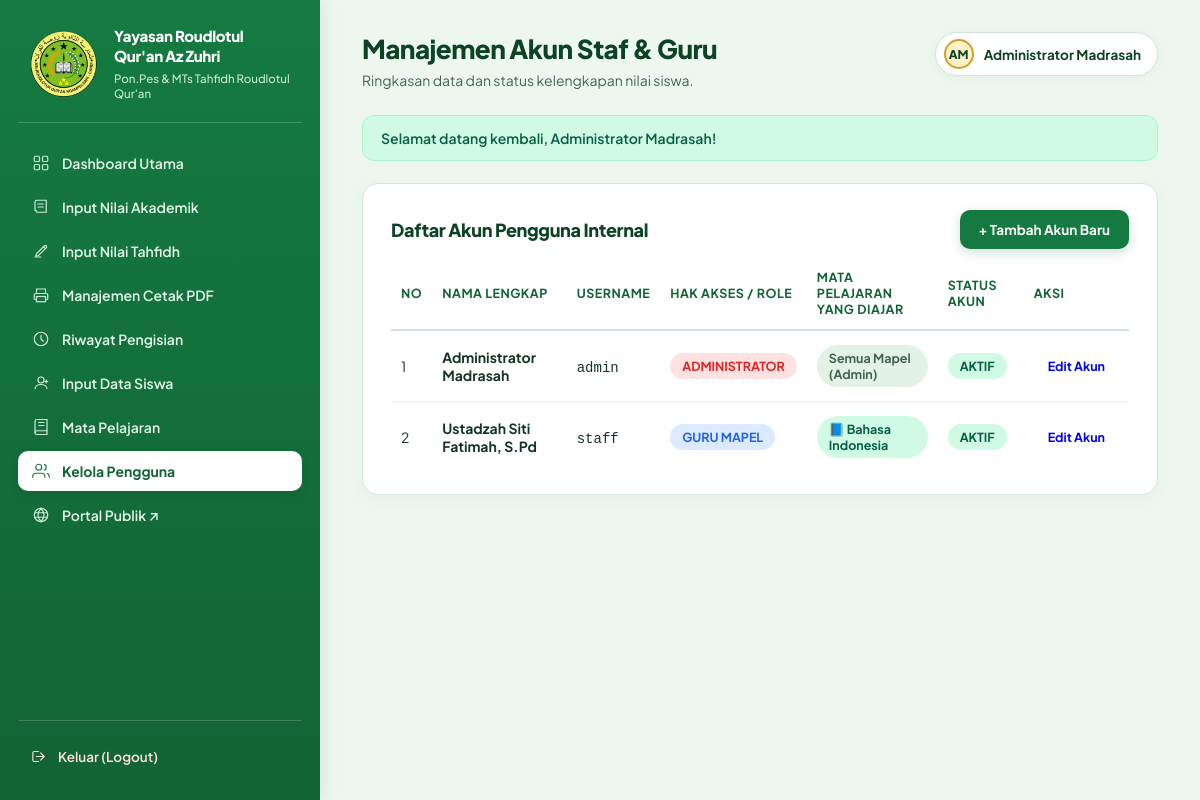
Page /staff/users/index.php (signed in) on the committed database.
### tables this page shows
CREATE TABLE IF NOT EXISTS `users` (
    `id` INT UNSIGNED AUTO_INCREMENT PRIMARY KEY,
    `username` VARCHAR(50) NOT NULL UNIQUE,
    `password_hash` VARCHAR(255) NOT NULL,
    `nama_lengkap` VARCHAR(100) NOT NULL,
    `role` ENUM('admin', 'staff', 'guru_tahfidh', 'wali_kelas') NOT NULL DEFAULT 'staff',
    `mata_pelajaran` VARCHAR(100) NULL,
    `kelas_wali` VARCHAR(30) NULL,
    `is_active` TINYINT(1) NOT NULL DEFAULT 1,
    `created_at` TIMESTAMP NOT NULL DEFAULT CURRENT_TIMESTAMP
);

### includes/fungsi.php (called while the page is built, shortened)
<?php
function e(?string $value): string
{
    return htmlspecialchars($value ?? '', ENT_QUOTES, 'UTF-8');
}
function base_url(string $path = ''): string
{
    static $baseUrl = null;
    if ($baseUrl === null) {
        $docRoot = $_SERVER['DOCUMENT_ROOT'] ?? '';
        $rootDir = str_replace('\\', '/', realpath(__DIR__ . '/..') ?: '');
        $docRootDir = str_replace('\\', '/', realpath($docRoot) ?: '');
        if ($rootDir !== '' && $docRootDir !== '' && str_starts_with($rootDir, $docRootDir)) {
            $subPath = substr($rootDir, strlen($docRootDir));
            $baseUrl = rtrim($subPath, '/');
        } else {
            $baseUrl = '';
        }
    }
    $cleanPath = '/' . ltrim($path, '/');
    return ($path === '' || $path === '/') ? ($baseUrl ?: '/') : ($baseUrl . $cleanPath);
}
function get_flash(): ?array
{
    if (!empty($_SESSION['_flash'])) {
        $flash = $_SESSION['_flash'];
        return $flash;
    }
    return null;
}

### includes/auth.php (called while the page is built, shortened)
<?php
require_once __DIR__ . '/fungsi.php';
function current_user(): ?array
{
    return $_SESSION['user'] ?? null;
}

### staff/users/index.php (the view, shortened to what this page needs)
<?php
require_once __DIR__ . '/../../config/koneksi.php';
require_once __DIR__ . '/../../includes/fungsi.php';
require_once __DIR__ . '/../../includes/auth.php';
$contentTitle = 'Manajemen Akun Staf & Guru';
$stmt = $pdo->query("SELECT id, username, nama_lengkap, role, mata_pelajaran, kelas_wali, is_active, created_at FROM users ORDER BY role ASC, nama_lengkap ASC");
$users = $stmt->fetchAll();
require_once __DIR__ . '/../../includes/header.php';
?>
<div class="data-section">
    <div class="data-header">
        <h2>Daftar Akun Pengguna Internal</h2>
        <a href="<?= e(base_url('/staff/users/tambah.php')) ?>" class="btn btn-add">+ Tambah Akun Baru</a>
    </div>
    <div class="table-responsive">
        <table>
            <thead>
                <tr>
                    <th>No</th>
                    <th>Nama Lengkap</th>
                    <th>Username</th>
                    <th>Hak Akses / Role</th>
                    <th>Mata Pelajaran yang Diajar</th>
                    <th>Status Akun</th>
                    <th>Aksi</th>
                </tr>
            </thead>
            <tbody>
                <?php $no = 1; foreach ($users as $u): ?>
                    <tr>
                        <td><?= $no++ ?></td>
                        <td><strong><?= e($u['nama_lengkap']) ?></strong></td>
                        <td><code><?= e($u['username']) ?></code></td>
                        <td>
                            <?php if ($u['role'] === 'admin'): ?>
                                <span class="badge badge-danger">ADMINISTRATOR</span>
                            <?php elseif ($u['role'] === 'guru_tahfidh'): ?>
                                <span class="badge badge-success">GURU TAHFIDH</span>
                            <?php elseif ($u['role'] === 'wali_kelas'): ?>
                                <span class="badge badge-primary">WALI KELAS</span>
                            <?php else: ?>
                                <span class="badge badge-info">GURU MAPEL</span>
                            <?php endif; ?>
                        </td>
                        <td>
                            <?php if (!empty($u['mata_pelajaran'])): ?>
                                <span class="badge badge-success">📘 <?= e($u['mata_pelajaran']) ?></span>
                            <?php elseif ($u['role'] === 'admin'): ?>
                                <span class="badge badge-secondary">Semua Mapel (Admin)</span>
                            <?php elseif ($u['role'] === 'wali_kelas'): ?>
                                <span class="badge badge-primary">Kelas <?= e($u['kelas_wali'] ?? '-') ?></span>
                            <?php else: ?>
                                <span class="badge badge-warning">Belum Diatur</span>
                            <?php endif; ?>
                        </td>
                        <td>
                            <?php if ((int)$u['is_active'] === 1): ?>
                                <span class="badge badge-success">AKTIF</span>
                            <?php else: ?>
                                <span class="badge badge-danger">NONAKTIF</span>
                            <?php endif; ?>
                        </td>
                        <td>
                            <a href="<?= e(base_url('/staff/users/edit.php?id=' . (int)$u['id'])) ?>" class="action-btn btn-edit">Edit Akun</a>
                        </td>
                    </tr>
                <?php endforeach; ?>
            </tbody>
        </table>
    </div>
</div>
<?php require_once __DIR__ . '/../../includes/footer.php'; ?>

### includes/header.php (shortened to what this page needs)
<?php
require_once __DIR__ . '/fungsi.php';
require_once __DIR__ . '/auth.php';
$pageTitle = $pageTitle ?? 'Portal Staf - MTs Roudlotul Qur\'an';
$contentTitle = $contentTitle ?? $pageTitle;
$contentSubtitle = $contentSubtitle ?? 'Ringkasan data dan status kelengkapan nilai siswa.';
$user = current_user();
$nameWords = preg_split('/\s+/', trim($user['nama_lengkap'] ?? $user['username'] ?? 'Staf')) ?: ['S'];
$avatarInitials = '';
if (count($nameWords) >= 2) {
    $avatarInitials = strtoupper(mb_substr($nameWords[0], 0, 1) . mb_substr($nameWords[1], 0, 1));
} else {
    $avatarInitials = strtoupper(mb_substr($nameWords[0], 0, 2));
}
?>
<!DOCTYPE html>
<html lang="id">
<head>
    <link rel="stylesheet" href="<?= e(base_url('/assets/css/desainstaff.css?v=9')) ?>">
</head>
<body>
<div class="shell">
    <?php require_once __DIR__ . '/sidebar.php'; ?>
    <main class="main">
        <div class="topbar">
            <div>
                <h1><?= e($contentTitle) ?></h1>
                <p><?= e($contentSubtitle) ?></p>
            </div>
            <?php if ($user): ?>
                <div class="staff-pill">
                    <span class="avatar"><?= e($avatarInitials) ?></span>
                    <span><?= e($user['nama_lengkap'] ?? $user['username']) ?></span>
                </div>
            <?php endif; ?>
        </div>
        <?php
        $flash = get_flash();
        if ($flash):
        ?>
            <div class="alert alert-<?= e($flash['type']) ?>" id="flashAlert">
                <span><?= e($flash['message']) ?></span>
            </div>
        <?php endif; ?>

### assets/css/desainstaff.css (style rules this page uses)
:root { --green-900: #0C4325; --green-800: #126336; --green-700: #157A42; --green-600: #1E8E4F; --green-500: #27AE60; --gold-500: #D99B26; --gold-400: #EAB308; --gold-100: #FEF3C7; --gold-50: #FFFBEB; --paper: #EDF7F0; --card: #FFFFFF; --ink: #143523; --ink-soft: #456251; --line: #D0E7D7; --line-soft: #E2F2E7; --rose-500: #DC2626; --rose-100: #FEE2E2; --amber-500: #D97706; --amber-100: #FEF3C7; --blue-500: #2563EB; --blue-100: #DBEAFE; }
* { box-sizing: border-box; }
body { margin: 0; font-family: 'Plus Jakarta Sans', -apple-system, BlinkMacSystemFont, 'Segoe UI', Roboto, sans-serif; background-color: var(--paper); color: var(--ink); min-height: 100vh; -webkit-font-smoothing: antialiased; }
h1, h2, h3, .brand-name { font-family: 'Plus Jakarta Sans', sans-serif; font-weight: 700; letter-spacing: -0.02em; }
.shell { display: flex; min-height: 100vh; }
.main { flex: 1; padding: 32px 42px 60px; max-width: 1180px; min-width: 0; }
.topbar { display: flex; align-items: flex-start; justify-content: space-between; margin-bottom: 26px; gap: 20px; flex-wrap: wrap; }
.topbar h1 { font-size: 26px; font-weight: 800; margin: 0 0 6px; color: var(--green-900); }
.topbar p { margin: 0; color: var(--ink-soft); font-size: 14px; }
.staff-pill { display: flex; align-items: center; gap: 10px; background: var(--card); border: 1px solid var(--line); padding: 6px 16px 6px 8px; border-radius: 999px; white-space: nowrap; font-size: 13.5px; font-weight: 700; color: var(--green-900); box-shadow: 0 2px 8px rgba(18, 99, 54, 0.05); }
.staff-pill .avatar { width: 30px; height: 30px; border-radius: 50%; background: var(--gold-100); border: 2px solid var(--gold-500); color: var(--green-900); display: flex; align-items: center; justify-content: center; font-size: 12px; font-weight: 800; }
.alert { padding: 13px 18px; border-radius: 12px; margin-bottom: 22px; font-size: 14px; font-weight: 600; display: flex; align-items: center; gap: 10px; }
.alert-success { background-color: #D1FAE5; color: #065F46; border: 1px solid #A7F3D0; }
.panel-card, .card, .data-section { background: var(--card); border: 1px solid var(--line); border-radius: 16px; padding: 26px 28px 22px; box-shadow: 0 4px 16px rgba(18, 99, 54, 0.04); margin-bottom: 24px; }
.panel-head, .data-header { display: flex; align-items: center; justify-content: space-between; gap: 16px; flex-wrap: wrap; margin-bottom: 20px; }
.panel-head h2, .data-header h2 { font-size: 18px; font-weight: 800; color: var(--green-900); margin: 0; }
.btn, .action-btn { font-family: 'Plus Jakarta Sans', sans-serif; font-size: 13.5px; font-weight: 700; padding: 10px 18px; border-radius: 10px; border: 1px solid transparent; cursor: pointer; display: inline-flex; align-items: center; justify-content: center; gap: 8px; white-space: nowrap; text-decoration: none; transition: opacity 0.15s ease, background 0.15s ease, transform 0.1s ease, box-shadow 0.15s ease; }
.btn-primary, .btn-add, .btn-save { background: var(--green-700); color: #FFFFFF; border: 1px solid transparent; box-shadow: 0 4px 12px rgba(21, 122, 66, 0.2); }
.btn-sm, .action-btn { padding: 6px 13px; font-size: 12.5px; border-radius: 8px; }
.table-responsive { overflow-x: auto; width: 100%; }
table { width: 100%; border-collapse: collapse; }
thead th { text-align: left; font-size: 12.5px; color: var(--green-800); font-weight: 700; padding: 0 10px 12px; border-bottom: 2px solid var(--line); text-transform: uppercase; letter-spacing: 0.5px; }
tbody td { padding: 14px 10px; border-bottom: 1px solid var(--line-soft); font-size: 14px; vertical-align: middle; }
tbody tr:last-child td { border-bottom: none; }
.badge { display: inline-flex; align-items: center; gap: 6px; font-size: 12.5px; font-weight: 700; padding: 5px 12px; border-radius: 99px; }
.badge-green, .badge-success { background: #D1FAE5; color: #065F46; }
.badge-rose, .badge-danger { background: var(--rose-100); color: var(--rose-500); }
.badge-blue, .badge-info { background: var(--blue-100); color: var(--blue-500); }
.badge-secondary { background: var(--line-soft); color: var(--ink-soft); }

### rows in the picture
users: nama_lengkap "AM", nama_lengkap "Administrator Madrasah", username "admin", role "ADMINISTRATOR", is_active "AKTIF"
users: nama_lengkap "Ustadzah Siti Fatimah, S.Pd", username "staff", role "GURU MAPEL", mata_pelajaran "Bahasa Indonesia", is_active "AKTIF"

### other values in the picture
$contentTitle "Manajemen Akun Staf & Guru"
$contentSubtitle "Ringkasan data dan status kelengkapan nilai siswa."
$flash['message'] "Selamat datang kembali, Administrator Madrasah!"
